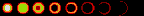

Below is a game level as drawn by its tile map, then a one-line description and the .tmx file that defines it, in full:
An orthogonal 9x1 tile map with 16x16 px tiles, 1 tile layer (Kachelebene 1).

<map version="1.9" tiledversion="1.9.2" orientation="orthogonal" renderorder="right-down" width="9" height="1" tilewidth="16" tileheight="16" infinite="0" nextlayerid="2" nextobjectid="1">
 <tileset firstgid="1" source="Tileset.tsx" />
 <layer id="1" name="Kachelebene 1" width="9" height="1">
  <data encoding="csv">
187,188,189,190,191,192,193,194,1
</data>
 </layer>
</map>
